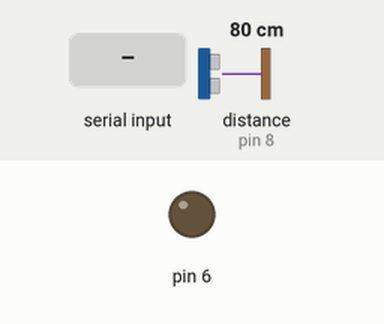
This sketch was run on a simulated Arduino Uno, built with avr-gcc and run on an emulated ATmega328P. On the bench: output pins drawn as LEDs (lit = HIGH). Wiring (inferred from the names in the program): ultrasonic range finder: trigger pin 7; echo pin 8. Inputs (shaded band) come from the test bench; at power-on: distance to the obstacle (sensor on pin 8) 80 cm. The echo pulse lasts 58.3 µs per cm; the modem accepts every AT command (registered, SIM ready, sends succeed) and sends nothing else; pins used as bus, display or sensor lines are not drawn; what the sketch prints to the serial monitor is not drawn.

Above: at 6.3 s.
6.4 s: distance to the obstacle (sensor on pin 8) set to 23 cm
9.4 s: distance to the obstacle (sensor on pin 8) set to 19 cm
11.0 s: distance to the obstacle (sensor on pin 8) set to 35 cm
12.5 s: "1" received over the second serial link
Timing chart, 0 to 15.5 s (numbered marks = the images above; inputs shaded):
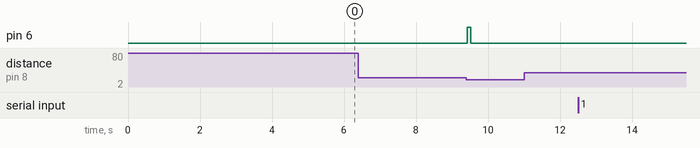

Measured:
- after the input at 6.4 s, every drawn part: stays the same
- after the input at 9.4 s, pin 6: LOW → HIGH at once, → LOW 0.10 s later
- after the input at 11.0 s, every drawn part: stays the same
- after the input at 12.5 s, every drawn part: stays the same

The sketch:

demo_tmmrw_.ino
```cpp
#include <SoftwareSerial.h>
//SIM800 TX is connected to Arduino D8
#define SIM800_TX_PIN 4
//SIM800 RX is connected to Arduino D7
#define SIM800_RX_PIN 5
//Create software serial object to communicate with SIM800
SoftwareSerial serialSIM800(SIM800_TX_PIN,SIM800_RX_PIN);
#define TRIGGER_PIN  7
// Arduino pin tied to trigger pin on the ultrasonic sensor.
#define ECHO_PIN     8

 void message();
 void message1();


void setup() {
  //Begin serial comunication with Arduino and Arduino IDE (Serial Monitor)
  pinMode(6, OUTPUT);
  Serial.begin(9600);
  while(!Serial);
  //Being serial communication witj Arduino and SIM800
  serialSIM800.begin(9600);
  delay(1000);
  Serial.println("Setup Complete!");
   pinMode(TRIGGER_PIN, OUTPUT);
  pinMode(ECHO_PIN, INPUT);
  delay(100);
  message();
}


void loop()
{
    float duration, distance;
  digitalWrite(TRIGGER_PIN, LOW);
  delayMicroseconds(2);
  digitalWrite(TRIGGER_PIN, HIGH);
  delayMicroseconds(10);
  digitalWrite(TRIGGER_PIN, LOW);
  duration = pulseIn(ECHO_PIN, HIGH);
  distance = (duration/2) / 29.1;
    Serial.print(" Ping: ");
    Serial.print(distance); // Convert ping time to distance in cm and print result (0 = outside set distance range)
    Serial.println("cm");

 if ((distance>0)&&(distance<20))
     {
      {
  digitalWrite(6, HIGH);   // turn the LED on (HIGH is the voltage level)
  delay(100);              // wait for a second
  digitalWrite(6, LOW);    // turn the LED off by making the voltage LOW
  delay(100);
  message();
}
     }

//Read SIM800 output (if available) and print it in Arduino IDE Serial Monitor
  if(serialSIM800.available()){
    Serial.write(serialSIM800.read());
  }
  //Read Arduino IDE Serial Monitor inputs (if available) and send them to SIM800
  if(Serial.available()){
    serialSIM800.write(Serial.read());
  }
}


void message()
{
  Serial.println("Sending SMS test...");
  //Set SMS format to ASCII
  serialSIM800.write("AT+CMGF=1\r\n");
  delay(1000);

  //Send new SMS command and message number
  serialSIM800.write("AT+CMGS=\"0973XXXXXXXXX\"\r\n");
  delay(1000);

  //Send SMS content
  serialSIM800.write("TEST");
  delay(1000);

  //Send Ctrl+Z / ESC to denote SMS message is complete
  serialSIM800.write((char)26);
  delay(1000);

  Serial.println("SMS Sent! Test Successfull");
}


void message1()
{
  Serial.println("Sending SMS for water level...");
  //Set SMS format to ASCII
  serialSIM800.write("AT+CMGF=1\r\n");
  delay(1000);

  //Send new SMS command and message number
  serialSIM800.write("AT+CMGS=\"0973XXXXXXXXX\"\r\n");
  delay(1000);

  //Send SMS content
  serialSIM800.write("Water level is  high, Please switch off the motor");
  delay(1000);

  //Send Ctrl+Z / ESC to denote SMS message is complete
  serialSIM800.write((char)26);
  delay(1000);

  Serial.println("SMS Sent!");
}
```
